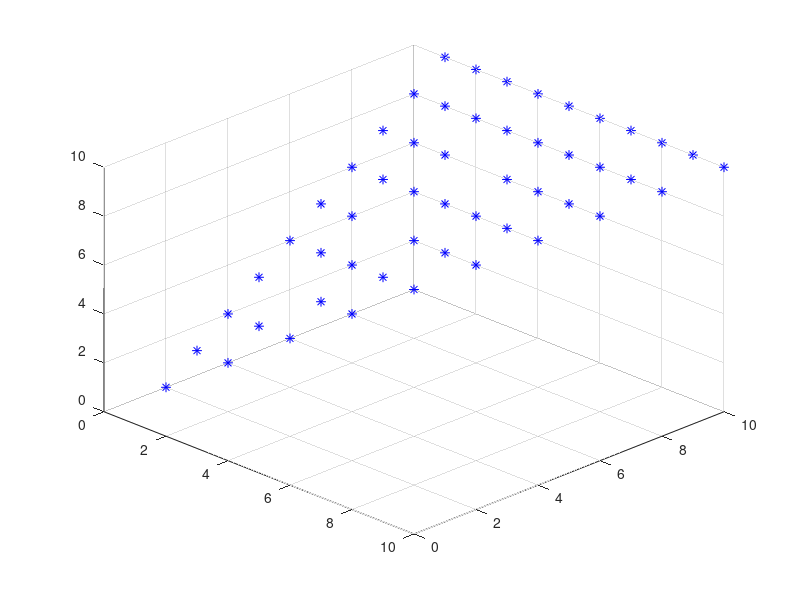

Here is the MATLAB script that generated this plot:
%rasterization between two 3D points
function run()
    clc
    clear
    close all
    grid = zeros(10,10,10);
    p1 = [1,1,1];
    p2 = [10,10,10];
    p3 = [1,10,10];

    [grid,coord12,n_points12] = fillGridLine(p1,p2,grid);
    [grid,coord23,n_points23] = fillGridLine(p2,p3,grid);
    [grid,coord13,n_points13] = fillGridLine(p1,p3,grid);

    n_points12
    n_points13
    diff = n_points12-n_points13;
    if(diff>=0)
        for i = 1:n_points13
            i
            [grid,~,~] = fillGridLine(coord12(i,:),coord13(i,:),grid);
        end
        
        for i = (n_points13+1):n_points12
            i
            [grid,~,~] = fillGridLine(coord12(i,:),coord13(n_points13,:),grid);
        end
        
    end
    
    %get coordinates
    x_grid = [];
    y_grid = [];
    z_grid = [];
    for x = 1:10
        for y = 1:10
            for z = 1:10
                if(grid(x,y,z)==1)
                    x_grid = [x_grid x];
                    y_grid = [y_grid y];
                    z_grid = [z_grid z];
                end
            end
        end
    end
%     x_grid
%     y_grid
%     z_grid
    
    %draw
   scatter3(x_grid,y_grid,z_grid,50,[0 0 1],'*'); view([60,-60,60]);
    
    
end

function [grid,coord,n_points] = fillGridLine(p1,p2,grid)

    v12 = p2-p1;
    len_p12 = sqrt(v12(1)^2+v12(2)^2+v12(3)^2);
    v12_norm = v12./(len_p12);
    
    coord = [];
    n_points = 0;
    
    for i = 0:floor(len_p12)
        tmp_p = round(p1+v12_norm*i);
        if(grid(tmp_p(1),tmp_p(2),tmp_p(3))~=1)
            grid(tmp_p(1),tmp_p(2),tmp_p(3))=1;
            coord = [coord;tmp_p(1),tmp_p(2),tmp_p(3)];
            n_points = n_points+1;
        end
    end
    grid(p2(1),p2(2),p2(3))=1;
end